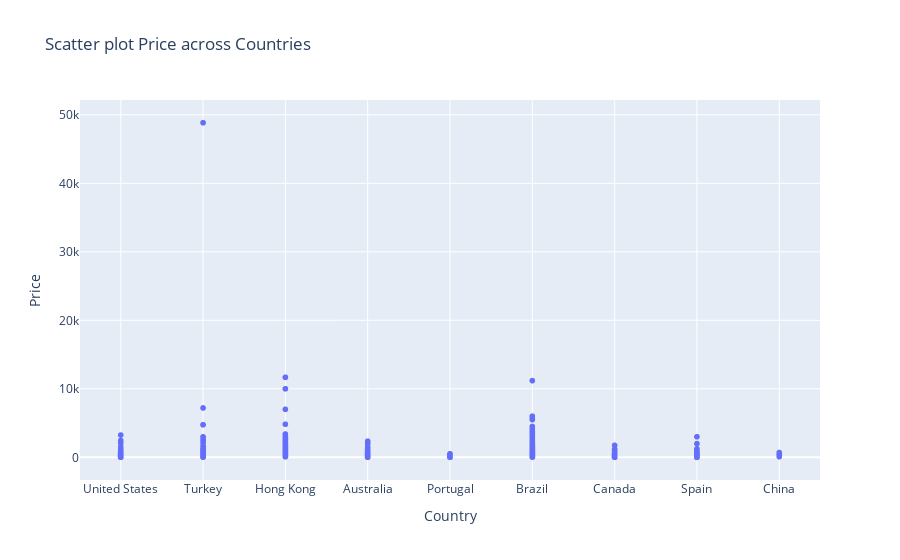

Write notebook code for a chart like this one.
### Code cell
plot=px.scatter(airbnb,x='Country',y='Price',title='Scatter plot Price across Countries')
plot.show()

### Figure 1 — Plotly figure (JSON) as saved in the notebook; plotly's stock layout.template omitted (floating-point values rounded to 4 significant figures; data arrays with more than 128 entries replaced by an {"elided": "..."} marker saying what was removed)
{"data": [{"hovertemplate": "Country=%{x}<br>Price=%{y}<extra></extra>", "legendgroup": "", "marker": {"color": "#636efa", "symbol": "circle"}, "mode": "markers", "name": "", "showlegend": false, "type": "scattergl", "x": {"elided": "5555 str values"}, "xaxis": "x", "y": {"elided": "5555 int values"}, "yaxis": "y"}], "layout": {"legend": {"tracegroupgap": 0}, "title": {"text": "Scatter plot Price across Countries"}, "xaxis": {"anchor": "y", "domain": [0, 1], "title": {"text": "Country"}}, "yaxis": {"anchor": "x", "domain": [0, 1], "title": {"text": "Price"}}}}
